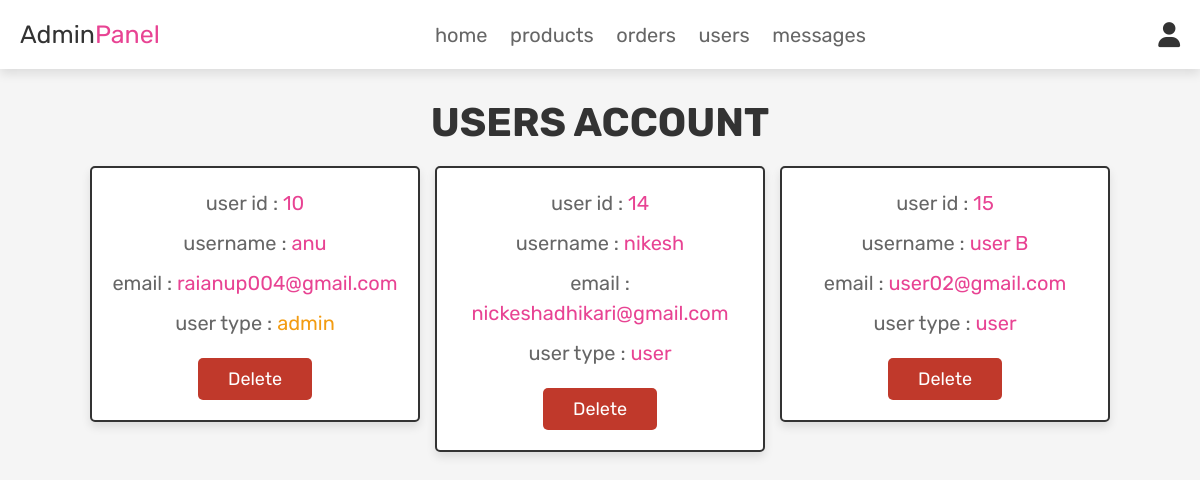
The app's page /admin_users.php (signed in) with its own data.
### tables this page shows
CREATE TABLE `users` (
  `id` int(100) NOT NULL,
  `name` varchar(100) NOT NULL,
  `email` varchar(100) NOT NULL,
  `password` varchar(100) NOT NULL,
  `user_type` varchar(20) NOT NULL DEFAULT 'user'
);

### admin_users.php (the view, shortened to what this page needs)
<?php
@include 'config.php';
?>
<!DOCTYPE html>
<html lang="en">
<head>
   <link rel="stylesheet" href="https://cdnjs.cloudflare.com/ajax/libs/font-awesome/6.0.0/css/all.min.css">
   <link rel="stylesheet" href="css/admin_style.css">
</head>
<body>
<?php @include 'admin_header.php'; ?>
<section class="users">
   <h1 class="title">users account</h1>
   <div class="box-container">
      <?php
         $select_users = mysqli_query($conn, "SELECT * FROM `users`") or die('query failed');
         if(mysqli_num_rows($select_users) > 0){
            while($fetch_users = mysqli_fetch_assoc($select_users)){
      ?>
      <div class="box">
         <p>user id : <span><?php echo $fetch_users['id']; ?></span></p>
         <p>username : <span><?php echo $fetch_users['name']; ?></span></p>
         <p>email : <span><?php echo $fetch_users['email']; ?></span></p>
         <p>user type : <span style="color:<?php if($fetch_users['user_type'] == 'admin'){ echo 'var(--orange)'; }; ?>"><?php echo $fetch_users['user_type']; ?></span></p>
         <a href="admin_users.php?delete=<?php echo $fetch_users['id']; ?>" onclick="return confirm('delete this user?');" class="delete-btn">delete</a>
      </div>
      <?php
         }
      }
      ?>
   </div>
</section>
</body>
</html>

### css/admin_style.css (style rules this page uses)
:root { --pink:#e84393; --red:#c0392b; --orange:#f39c12; --black:#333; --white:#fff; --light-color:#666; --light-white:#ccc; --light-bg:#f5f5f5; --border:.2rem solid var(--black); --box-shadow:0 .5rem 1rem rgba(0,0,0,.1); }
* { font-family: 'Rubik', sans-serif; margin:0; padding:0; box-sizing: border-box; outline: none; border:none; text-decoration: none; transition:all .2s linear; }
html { font-size: 62.5%; overflow-x: hidden; scroll-behavior: smooth; scroll-padding-top: 6.5rem; }
body { background: var(--light-bg); }
section { padding:3rem 2rem; }
.title { text-align: center; margin-bottom: 2rem; color:var(--black); text-transform: uppercase; font-size: 4rem; }
.btn, .delete-btn, .option-btn { display: inline-block; border-radius: .5rem; margin-top: 1rem; font-size: 1.8rem; color:var(--white); cursor: pointer; padding:1rem 3rem; text-transform: capitalize; }
.delete-btn { background-color: var(--red); }
.users .box-container { display: grid; grid-template-columns: repeat(auto-fit, 33rem); gap:1.5rem; align-items: flex-start; max-width: 1200px; margin: 0 auto; justify-content: center; }
.users .box-container .box { padding:2rem; border:var(--border); background-color: var(--white); box-shadow: var(--box-shadow); border-radius: .5rem; text-align: center; }
.users .box-container .box p { font-size: 2rem; color:var(--light-color); margin-bottom: 1rem; line-height: 1.5; }
.users .box-container .box p span { color:var(--pink); }
.users .box-container .box .delete-btn { margin-top: .5; }

### records on screen
users: id "10", name "anu", email "raianup004@gmail.com", user_type "admin"
users: id "14", name "nikesh", email "nickeshadhikari@gmail.com", user_type "user"
users: id "15", name "user B", email "user02@gmail.com", user_type "user"
